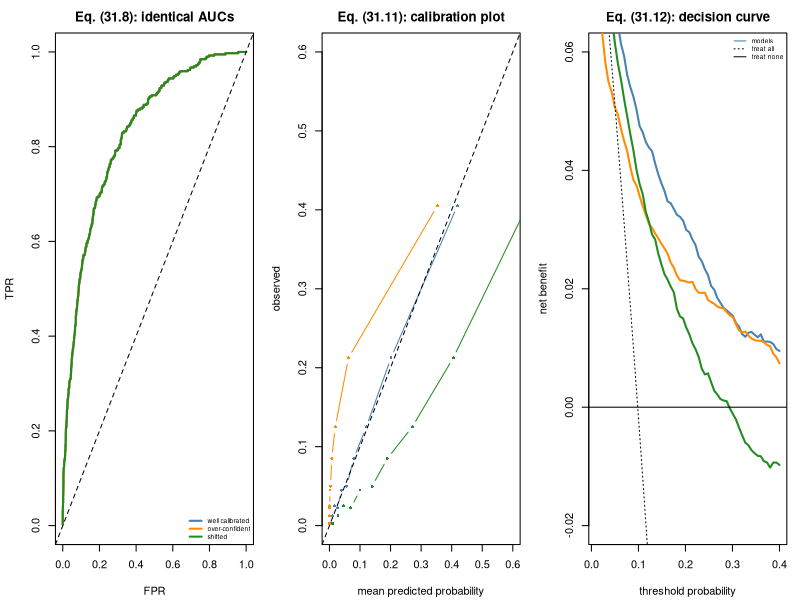

Source code (R):
## ---- chunk 1
suppressPackageStartupMessages(library(MASS))
MODULE_NAME <- "21_prediction_and_validation"
OUT <- file.path(Sys.getenv("STATS_OUT", unset = "results"), MODULE_NAME)
dir.create(OUT, recursive = TRUE, showWarnings = FALSE)
header <- function(txt) cat("\n", strrep("=", 72), "\n", txt, "\n",
                            strrep("=", 72), "\n", sep = "")

## --- Small helpers: base R has no caret/glmnet, so we build what we need. ---
auc <- function(labels, scores) {
  ## AUC = P(score_case > score_control), eq. (31.8) = eq. (7.7).
  r <- rank(scores); n1 <- sum(labels == 1); n0 <- sum(labels == 0)
  (sum(r[labels == 1]) - n1*(n1+1)/2) / (n1*n0)
}
make_folds <- function(n, k, groups = NULL, seed = 1) {
  set.seed(seed)
  if (is.null(groups)) return(sample(rep_len(1:k, n)))
  ## GROUP-AWARE: whole groups go to one fold, never split across folds.
  g <- unique(groups); gf <- sample(rep_len(1:k, length(g)))
  gf[match(groups, g)]
}
## ---- chunk 2
header("1. Feature selection outside the fold (the classic leak)")

fast_tstat <- function(X, y) {
  ## Vectorised two-sample t statistic for every column. Looping t.test() over
  ## 5,000 features x 5 folds x 20 replicates would take minutes.
  a <- X[y == 0,, drop = FALSE]; b <- X[y == 1,, drop = FALSE]
  n1 <- nrow(a); n2 <- nrow(b)
  m1 <- colMeans(a); m2 <- colMeans(b)
  v1 <- matrixStats_colVar(a); v2 <- matrixStats_colVar(b)
  (m1 - m2) / sqrt(v1/n1 + v2/n2)
}
matrixStats_colVar <- function(M) {
  ## Base-R column variances without a dependency.
  mu <- colMeans(M)
  colSums((M - rep(mu, each = nrow(M)))^2) / (nrow(M) - 1)
}

leak_experiment <- function(n = 100, p = 2000, k_sel = 20, n_rep = 20) {
  leaky <- honest <- numeric(n_rep)
  for (r in seq_len(n_rep)) {
    set.seed(5000 + r)
    X <- matrix(rnorm(n*p), n)
    y <- rbinom(n, 1, 0.5)                 # PURE NOISE - no signal whatsoever
    fold <- make_folds(n, 5, seed = r)
    ## WRONG: rank features using ALL the data, then cross-validate.
    top <- order(-abs(fast_tstat(X, y)))[1:k_sel]
    leaky[r] <- mean(sapply(1:5, function(kk) {
      tr <- fold != kk; te <- !tr
      if (length(unique(y[te])) < 2) return(NA)
      fit <- suppressWarnings(glm(y[tr] ~ X[tr, top], family = binomial()))
      auc(y[te], as.vector(cbind(1, X[te, top]) %*% coef(fit)))
    }), na.rm = TRUE)
    ## RIGHT: re-rank features INSIDE each fold.
    honest[r] <- mean(sapply(1:5, function(kk) {
      tr <- fold != kk; te <- !tr
      if (length(unique(y[te])) < 2) return(NA)
      sel <- order(-abs(fast_tstat(X[tr, ], y[tr])))[1:k_sel]
      fit <- suppressWarnings(glm(y[tr] ~ X[tr, sel], family = binomial()))
      auc(y[te], as.vector(cbind(1, X[te, sel]) %*% coef(fit)))
    }), na.rm = TRUE)
  }
  c(leaky = mean(leaky), honest = mean(honest),
    se = sd(honest)/sqrt(n_rep))
}
r1 <- leak_experiment()
cat("  Outcome is a COIN FLIP, so the honest AUC must be 0.5.\n")
cat("  A single 5-fold CV at n=100 has an SE near 0.06, so we average over 20\n")
cat("  independent null datasets - the same discipline as a power study.\n\n")
cat(sprintf("    select on ALL data, then CV  : AUC = %.3f   <- FANTASY\n", r1["leaky"]))
cat(sprintf("    selection INSIDE each fold   : AUC = %.3f   <- honest (+/-%.3f)\n",
            r1["honest"], 1.96*r1["se"]))
cat("\n  The leaky number is what gets published as a '90% accurate biomarker\n")
cat("  signature'. Nothing in the data supports it. The honest number sits at\n")
cat("  chance, exactly as it must.\n")
## ---- chunk 3
header("1b. Unsupervised preprocessing fitted on all rows")
## ---- chunk 4
auc_simple <- function(lab, score) {
  r <- rank(score); n1 <- sum(lab == 1); n0 <- sum(lab == 0)
  if (n1 == 0 || n0 == 0) return(NA_real_)
  (sum(r[lab == 1]) - n1 * (n1 + 1) / 2) / (n1 * n0)
}
null_auc <- function(p_feat, n = 60, n_rep = 60, k = 20) {
  leaky <- honest <- numeric(n_rep)
  for (rep_ in seq_len(n_rep)) {
    set.seed(10000 + rep_)
    X <- matrix(rnorm(n * p_feat), n)
    y <- rbinom(n, 1, 0.5)
    fold <- sample(rep_len(1:5, n))
    ## LEAKY: PCA sees every row, including the held-out ones.
    pc_all <- prcomp(X, center = TRUE, scale. = TRUE)$x[, 1:k, drop = FALSE]
    pr <- rep(NA_real_, n)
    for (kk in 1:5) {
      tr <- fold != kk
      if (length(unique(y[tr])) < 2) next
      m <- suppressWarnings(glm(y ~ ., binomial(),
                                data.frame(y = y[tr], pc_all[tr, ])))
      pr[!tr] <- predict(m, data.frame(pc_all[!tr, , drop = FALSE]),
                         type = "response")
    }
    leaky[rep_] <- auc_simple(y[!is.na(pr)], pr[!is.na(pr)])
    ## HONEST: PCA refitted inside each fold, test rows projected onto it.
    pr <- rep(NA_real_, n)
    for (kk in 1:5) {
      tr <- fold != kk
      if (length(unique(y[tr])) < 2) next
      p_ <- prcomp(X[tr, , drop = FALSE], center = TRUE, scale. = TRUE)
      Ztr <- p_$x[, 1:k, drop = FALSE]
      Zte <- predict(p_, X[!tr, , drop = FALSE])[, 1:k, drop = FALSE]
      m <- suppressWarnings(glm(y ~ ., binomial(),
                                data.frame(y = y[tr], Ztr)))
      colnames(Zte) <- colnames(Ztr)
      pr[!tr] <- predict(m, data.frame(Zte), type = "response")
    }
    honest[rep_] <- auc_simple(y[!is.na(pr)], pr[!is.na(pr)])
  }
  c(mean(leaky, na.rm = TRUE), mean(honest, na.rm = TRUE),
    sd(leaky, na.rm = TRUE) / sqrt(n_rep))
}
cat("  Pure-noise data (outcome is a coin flip), so the honest AUC is 0.5.\n")
cat("  Averaged over 60 independent datasets to beat the CV noise:\n\n")
cat(sprintf("  %14s%18s%18s%11s%8s\n", "p (features)", "PCA on all rows",
            "PCA in the fold", "optimism", "MC SE"))
for (pf in c(200, 800)) {
  r_ <- null_auc(pf)
  cat(sprintf("  %14s%18.4f%18.4f%+11.4f%8.4f\n",
              format(pf, big.mark = ","), r_[1], r_[2], r_[1] - r_[2], r_[3]))
}
cat("
  (An overfit model can score BELOW 0.5 out of fold, which is why some entries
  are near 0.45: with 20 PCs fitted to 60 noise samples the model has learned
  structure that does not generalise, so it is actively anti-predictive on the
  held-out rows. That is expected, not a bug.)

  READ THE RESULT HONESTLY: the optimism is within Monte-Carlo error of ZERO.
  Fitting an UNSUPERVISED PCA on all rows did not measurably inflate
  performance here. That is the correct conclusion from this experiment, and
  it is worth stating plainly rather than asserting a leak the data do not
  show.

  So distinguish two classes of preprocessing:

  (a) OUTCOME-BLIND steps - scaling, PCA, quantile normalisation,
      unsupervised batch correction. They never see y, so the only thing they
      can leak is the test FEATURE distribution, and as measured above that is
      a small effect. Still put them inside the fold: it costs nothing, and
      steps that borrow across ROWS (kNN or iterative imputation,
      sample-to-sample quantile normalisation) leak considerably more than
      PCA does.

  (b) OUTCOME-AWARE steps - feature selection by association with y,
      normalising cases and controls separately, choosing a cut-point to
      maximise separation. These are CATASTROPHIC, as section 1 showed.

  The distinction matters because treating every preprocessing step as equally
  dangerous leads people to distrust the wrong things and miss the real leak.\n")
## ---- chunk 5
header("2. Donor leakage: the most common bioinformatics leak")
cv_auc <- function(X, y, fold) {
  vals <- sapply(sort(unique(fold)), function(k) {
    tr <- fold != k; te <- !tr
    if (length(unique(y[te])) < 2 || length(unique(y[tr])) < 2) return(NA)
    fit <- suppressWarnings(glm(y[tr] ~ X[tr, ], family = binomial()))
    auc(y[te], as.vector(cbind(1, X[te, ]) %*% coef(fit)))
  })
  mean(vals, na.rm = TRUE)
}
donor_experiment <- function(n_donors = 40, cells_per = 25, n_rep = 15) {
  rand <- grp <- numeric(n_rep)
  for (r in seq_len(n_rep)) {
    set.seed(6000 + r)
    donor <- rep(seq_len(n_donors), each = cells_per)
    sig <- matrix(rnorm(n_donors*30, 0, 2), n_donors)   # donor signature
    Xc <- sig[donor, ] + matrix(rnorm(n_donors*cells_per*30), ncol = 30)
    y_don <- sample(rep(0:1, each = n_donors/2))        # outcome per donor, RANDOM
    yc <- y_don[donor]
    rand[r] <- cv_auc(Xc, yc, make_folds(nrow(Xc), 5, seed = r))
    grp[r]  <- cv_auc(Xc, yc, make_folds(nrow(Xc), 5, groups = donor, seed = r))
  }
  c(random = mean(rand), grouped = mean(grp), se = sd(grp)/sqrt(n_rep))
}
r2 <- donor_experiment()
cat("  40 donors x 25 cells; the outcome is assigned PER DONOR at random, so\n")
cat("  the honest AUC is again 0.5. Averaged over 15 datasets:\n\n")
cat(sprintf("    random 5-fold CV over CELLS  : AUC = %.3f   <- memorises donors\n",
            r2["random"]))
cat(sprintf("    group-aware CV by DONOR      : AUC = %.3f   <- honest (+/-%.3f)\n",
            r2["grouped"], 1.96*r2["se"]))
## Verify no donor straddles a fold boundary.
set.seed(1); dtest <- rep(1:40, each = 25)
ftest <- make_folds(length(dtest), 5, groups = dtest, seed = 1)
cat(sprintf("    any donor in both train and test? %s\n",
            any(sapply(1:5, function(k)
              length(intersect(dtest[ftest == k], dtest[ftest != k])) > 0))))
cat("\n  Random splitting puts near-duplicate cells from the same donor on both\n")
cat("  sides of the fold boundary. The model learns 'which donor is this?',\n")
cat("  which perfectly predicts the label - and generalises to nobody.\n")
cat("  The same applies to technical replicates and repeated visits.\n")
## ---- chunk 6
header("3. Nested cross-validation (31.4)")
set.seed(2103)
n <- 120; p <- 200
X <- matrix(rnorm(n*p), n)
beta <- numeric(p); beta[1:5] <- 0.35                    # a small REAL signal
y <- as.integer(X %*% beta + rnorm(n) > 0)

ridge_fit <- function(X, y, lambda) {
  ## Ridge-penalised logistic via IRLS with an L2 penalty, eq. (31.5).
  Xd <- cbind(1, X); b <- rep(0, ncol(Xd))
  P <- diag(c(0, rep(lambda, ncol(X))))                  # do not penalise intercept
  for (i in 1:40) {
    eta <- as.vector(Xd %*% b); mu <- plogis(eta); W <- pmax(mu*(1-mu), 1e-6)
    z <- eta + (y - mu)/W
    b_new <- solve(crossprod(Xd*sqrt(W)) + P, crossprod(Xd*W, z))
    if (max(abs(b_new - b)) < 1e-8) { b <- b_new; break }
    b <- b_new
  }
  as.vector(b)
}
lambdas <- c(0.1, 1, 10, 100, 1000)
inner_cv <- function(X, y, lambda, seed = 7) {
  f <- make_folds(nrow(X), 5, seed = seed)
  mean(sapply(1:5, function(k) {
    tr <- f != k; te <- !tr
    if (length(unique(y[te])) < 2) return(NA)
    auc(y[te], as.vector(cbind(1, X[te, ]) %*% ridge_fit(X[tr, ], y[tr], lambda)))
  }), na.rm = TRUE)
}
inner_scores <- sapply(lambdas, function(l) inner_cv(X, y, l))
auc_flat <- max(inner_scores)                            # the score we TUNED on
outer <- make_folds(n, 5, seed = 11)
auc_nested <- mean(sapply(1:5, function(k) {
  tr <- outer != k; te <- !tr
  best <- lambdas[which.max(sapply(lambdas, function(l)
    inner_cv(X[tr, ], y[tr], l, seed = 100 + k)))]
  auc(y[te], as.vector(cbind(1, X[te, ]) %*% ridge_fit(X[tr, ], y[tr], best)))
}))
cat(sprintf("  best inner-CV score (used for tuning) : AUC = %.3f   <- optimistic\n",
            auc_flat))
cat(sprintf("  nested CV (outer loop)                : AUC = %.3f   <- honest\n",
            auc_nested))
cat(sprintf("  optimism = %+.3f\n", auc_flat - auc_nested))
cat("\n  Reporting the CV score you SELECTED ON is selection bias. The outer\n")
cat("  loop estimates performance; the inner loop tunes.\n")
## ---- chunk 7
header("4. AUC is not enough (31.8)-(31.12)")
set.seed(2105)
n_cal <- 4000
zc <- rnorm(n_cal)
p_true <- plogis(-3 + 1.5*zc)                       # ~6% prevalence
y_cal <- rbinom(n_cal, 1, p_true)
models <- list(
  "well calibrated"              = p_true,
  "over-confident (2x log-odds)" = plogis(2*qlogis(p_true)),
  "shifted (+1 on log-odds)"     = plogis(qlogis(p_true) + 1))
calibration_slope <- function(y, p) {                            # eq. (31.11)
  lo <- qlogis(pmin(pmax(p, 1e-9), 1 - 1e-9))
  coef(glm(y ~ lo, family = binomial()))[2]
}
net_benefit <- function(y, p, pt) {                              # eq. (31.12)
  pred <- p >= pt
  sum(pred & y == 1)/length(y) - (sum(pred & y == 0)/length(y)) * (pt/(1-pt))
}
brier <- function(y, p) mean((p - y)^2)                          # eq. (31.9)
cat(sprintf("  simulated cohort: n = %d, prevalence = %.3f\n\n", n_cal, mean(y_cal)))
cat(sprintf("  %-30s%8s%9s%13s%10s\n", "model", "AUC", "Brier", "calib slope", "NB@0.10"))
for (nm in names(models)) {
  pm <- models[[nm]]
  cat(sprintf("  %-30s%8.3f%9.4f%13.3f%10.4f\n", nm, auc(y_cal, pm), brier(y_cal, pm),
              calibration_slope(y_cal, pm), net_benefit(y_cal, pm, 0.10)))
}
cat("\n  All three have IDENTICAL AUC - ranking is unchanged by a monotone\n")
cat("  transformation of the probabilities. Only Brier and the calibration\n")
cat("  slope reveal that two of them produce WRONG PROBABILITIES.\n")
cat("  Calibration slope: 1 = perfect, <1 = predictions too extreme (the usual\n")
cat("  overfitting signature, and the shrinkage factor to apply).\n")
cat(sprintf("\n  Prevalence-dependence of AUC vs PPV at a fixed threshold:\n"))
cat(sprintf("  %12s%8s%17s\n", "prevalence", "AUC", "PPV at p>=0.10"))
for (shift in c(-3, -1.5, 0)) {
  pt_ <- plogis(shift + 1.5*zc); yy <- rbinom(n_cal, 1, pt_)
  sel <- pt_ >= 0.10
  cat(sprintf("  %12.3f%8.3f%17.3f\n", mean(yy), auc(yy, pt_),
              if (any(sel)) mean(yy[sel]) else NA))
}
cat("  AUC is PREVALENCE-INDEPENDENT - a virtue for comparing models and a\n")
cat("  trap for judging usefulness.\n")
## ---- chunk 8
header("5. Correlated features make lasso selection unstable (31.6)-(31.7)")
soft <- function(a, k) sign(a) * pmax(abs(a) - k, 0)
lasso_cd <- function(X, y, lambda, n_iter = 200) {
  ## Coordinate descent for the lasso, eq. (31.6). Standardise first.
  Xs <- scale(X); ys <- y - mean(y)
  n <- nrow(Xs); b <- rep(0, ncol(Xs))
  for (it in 1:n_iter) {
    for (j in seq_along(b)) {
      r <- ys - Xs[, -j, drop = FALSE] %*% b[-j]
      b[j] <- soft(sum(Xs[, j]*r)/n, lambda)
    }
  }
  b
}
enet_cd <- function(X, y, lambda, alpha = 0.3, n_iter = 200) {
  Xs <- scale(X); ys <- y - mean(y); n <- nrow(Xs); b <- rep(0, ncol(Xs))
  for (it in 1:n_iter) for (j in seq_along(b)) {
    r <- ys - Xs[, -j, drop = FALSE] %*% b[-j]
    b[j] <- soft(sum(Xs[, j]*r)/n, lambda*alpha) / (1 + lambda*(1-alpha))
  }
  b
}
set.seed(2106)
n <- 120; p <- 60
latent <- matrix(rnorm(n*10), n)
Xg <- cbind(sapply(1:30, function(k) latent[, ((k-1) %/% 6) + 1] + rnorm(n, 0, 0.35)),
            matrix(rnorm(n*30), n))
bt <- numeric(p); bt[c(1, 7, 13)] <- 1.5              # one per correlated group
yv <- as.vector(Xg %*% bt + rnorm(n))
sel_freq <- function(fn, n_boot = 40, ...) {
  counts <- numeric(p)
  for (b in 1:n_boot) {
    set.seed(b); idx <- sample(n, n, TRUE)
    counts <- counts + (abs(fn(Xg[idx, ], yv[idx], ...)) > 1e-8)
  }
  counts / n_boot
}
f_lasso <- sel_freq(lasso_cd, lambda = 0.15)
f_enet <- sel_freq(enet_cd, lambda = 0.15, alpha = 0.3)
cat("  Features 1-6 are one correlated group; only feature 1 is truly causal.\n")
cat(sprintf("  %9s%18s%24s\n", "feature", "lasso sel. freq", "elastic-net sel. freq"))
for (j in 1:6)
  cat(sprintf("  %9d%18.2f%24.2f%s\n", j, f_lasso[j], f_enet[j],
              if (j == 1) " *causal*" else ""))
cat(sprintf("\n  mean selection frequency of the TRUE features (1, 7, 13):\n"))
cat(sprintf("    lasso %.2f, elastic net %.2f\n",
            mean(f_lasso[c(1,7,13)]), mean(f_enet[c(1,7,13)])))
cat("\n  Lasso picks ONE arbitrary member of each correlated group, and which\n")
cat("  one changes across resamples. Elastic net's ridge component spreads\n")
cat("  weight across the group (the 'grouping effect'). NEVER present\n")
cat("  lasso-selected features as 'the important genes' without a stability\n")
cat("  analysis.\n")
## ---- chunk 9
png(file.path(OUT, "prediction.png"), width = 1300, height = 420, res = 110)
par(mfrow = c(1, 3), mar = c(4.2, 4.2, 2.5, 1))
plot(NA, xlim = c(0, 1), ylim = c(0, 1), xlab = "FPR", ylab = "TPR",
     main = "Eq. (31.8): identical AUCs")
cols <- c("steelblue", "darkorange", "forestgreen")
for (i in seq_along(models)) {
  pm <- models[[i]]; o <- order(-pm)
  lines(cumsum(1 - y_cal[o])/sum(1 - y_cal), cumsum(y_cal[o])/sum(y_cal),
        col = cols[i], lwd = 2)
}
abline(0, 1, lty = 2)
legend("bottomright", sapply(strsplit(names(models), " \\("), `[`, 1),
       col = cols, lwd = 2, bty = "n", cex = 0.6)
plot(NA, xlim = c(0, 0.6), ylim = c(0, 0.6), xlab = "mean predicted probability",
     ylab = "observed", main = "Eq. (31.11): calibration plot")
for (i in seq_along(models)) {
  pm <- models[[i]]
  bins <- cut(pm, quantile(pm, 0:10/10), include.lowest = TRUE)
  lines(tapply(pm, bins, mean), tapply(y_cal, bins, mean), type = "b",
        pch = 16, cex = 0.6, col = cols[i])
}
abline(0, 1, lty = 2)
pts <- seq(0.01, 0.4, length.out = 60)
plot(NA, xlim = range(pts), ylim = c(-0.02, 0.06), xlab = "threshold probability",
     ylab = "net benefit", main = "Eq. (31.12): decision curve")
for (i in seq_along(models))
  lines(pts, sapply(pts, function(t) net_benefit(y_cal, models[[i]], t)),
        col = cols[i], lwd = 2)
lines(pts, sapply(pts, function(t) net_benefit(y_cal, rep(1, n_cal), t)), lty = 3)
abline(h = 0)
legend("topright", c("models", "treat all", "treat none"),
       col = c("steelblue", "black", "black"), lty = c(1, 3, 1), bty = "n", cex = 0.6)
invisible(dev.off())
cat("\nFigure written to", file.path(OUT, "prediction.png"), "\n")
